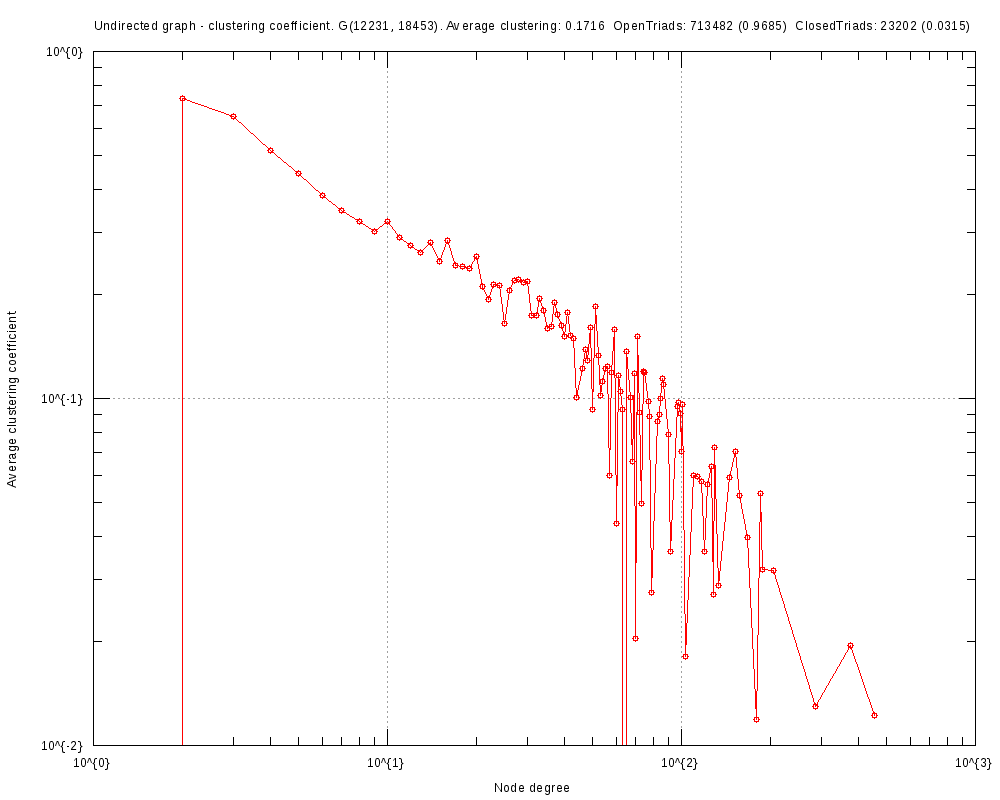

Here is the gnuplot script that generated this plot:
#
# Undirected graph - clustering coefficient. G(12231, 18453). Average clustering: 0.1716  OpenTriads: 713482 (0.9685)  ClosedTriads: 23202 (0.0315) (Mon Sep  9 04:02:16 2019)
#

set title "Undirected graph - clustering coefficient. G(12231, 18453). Average clustering: 0.1716  OpenTriads: 713482 (0.9685)  ClosedTriads: 23202 (0.0315)"
set key bottom right
set logscale xy 10
set format x "10^{%L}"
set mxtics 10
set format y "10^{%L}"
set mytics 10
set grid
set xlabel "Node degree"
set ylabel "Average clustering coefficient"
set tics scale 2
set terminal png font arial 10 size 1000,800
set output 'ccf.email-Enron-subgraph.png'
plot 	"ccf.email-Enron-subgraph.tab" using 1:2 title "" with linespoints pt 6
